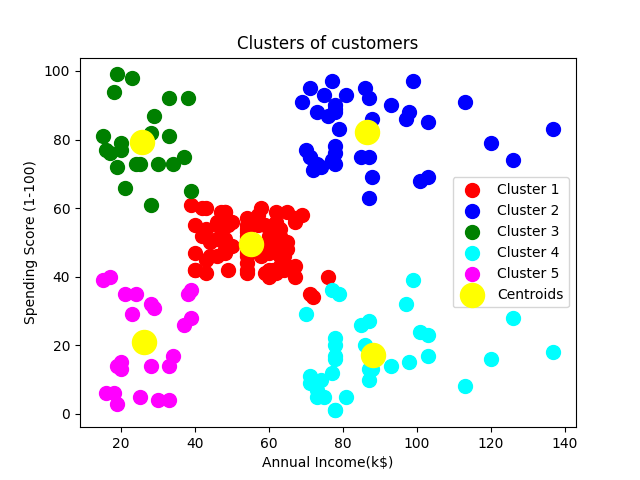

Write the Python code that produced this figure.
#K-Means clustering to group mall customers based on their spending score.

#Importing libraries
import numpy as np
import pandas as pd
import matplotlib.pyplot as plt

#Importing dataset
dataset = pd.read_csv('Clustering/Mall_Customers.csv')
X = dataset.iloc[:,[3,4]].values

#Using elbow method to find optimal number of clusters
from sklearn.cluster import KMeans
wcss = []
for i in range(1,11):
    model = KMeans(n_clusters=i,init='k-means++',random_state=42)
    model.fit(X)
    wcss.append(model.inertia_)

plt.plot(range(1,11),wcss)
plt.title('The Elbow Method')
plt.xlabel('Number of Clusters')
plt.ylabel('WCSS')
plt.show()



#Training the K-Means Model on the dataset
model = KMeans(n_clusters=5,init='k-means++',random_state=42)
y_kmeans = model.fit_predict(X)

print(y_kmeans)

#Visualization
plt.scatter(X[y_kmeans == 0, 0],X[y_kmeans == 0, 1],s=100,c='red',label = 'Cluster 1')
plt.scatter(X[y_kmeans == 1, 0],X[y_kmeans == 1, 1],s=100,c='blue',label = 'Cluster 2')
plt.scatter(X[y_kmeans == 2, 0],X[y_kmeans == 2, 1],s=100,c='green',label = 'Cluster 3')
plt.scatter(X[y_kmeans == 3, 0],X[y_kmeans == 3, 1],s=100,c='cyan',label = 'Cluster 4')
plt.scatter(X[y_kmeans == 4, 0],X[y_kmeans == 4, 1],s=100,c='magenta',label = 'Cluster 5')
plt.scatter(model.cluster_centers_[:,0],model.cluster_centers_[:,1],s = 300, c= 'yellow',label = 'Centroids')
plt.title('Clusters of customers')
plt.xlabel('Annual Income(k$)')
plt.ylabel('Spending Score (1-100)')
plt.legend()
plt.show()
